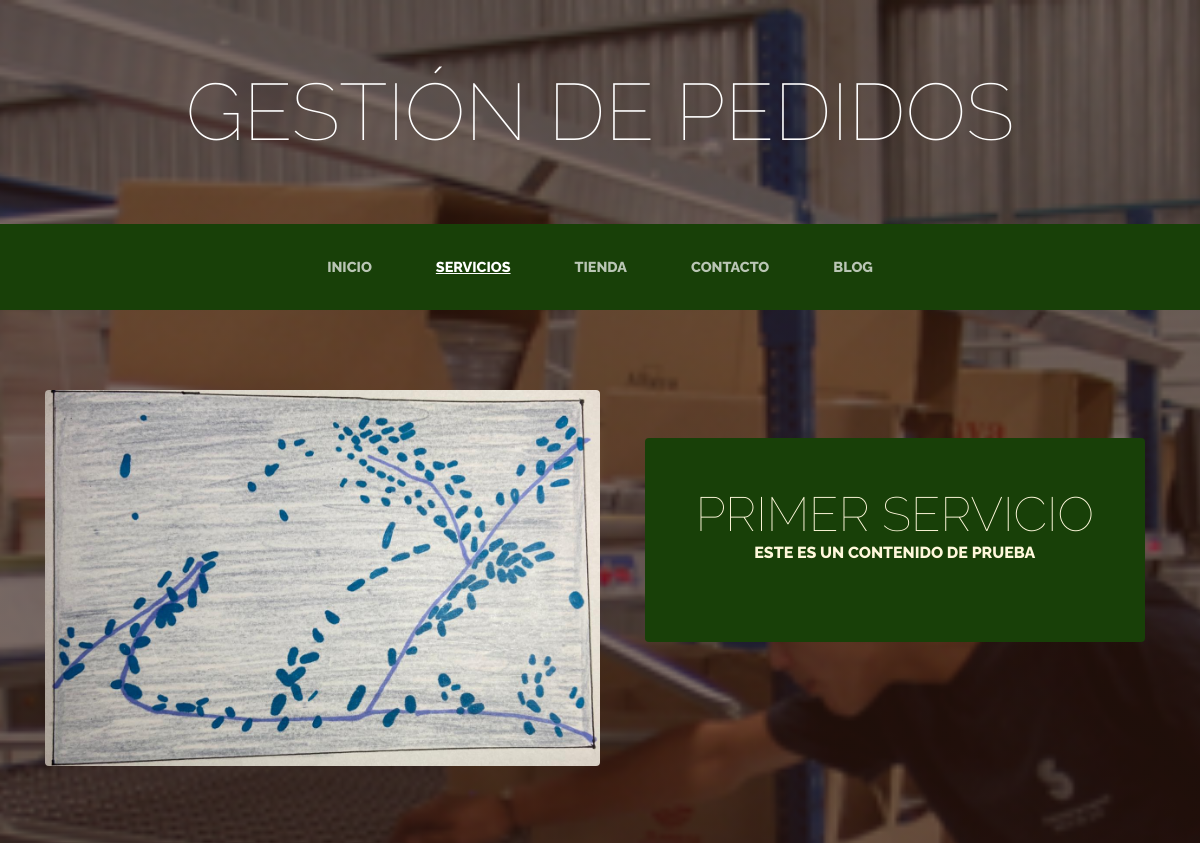
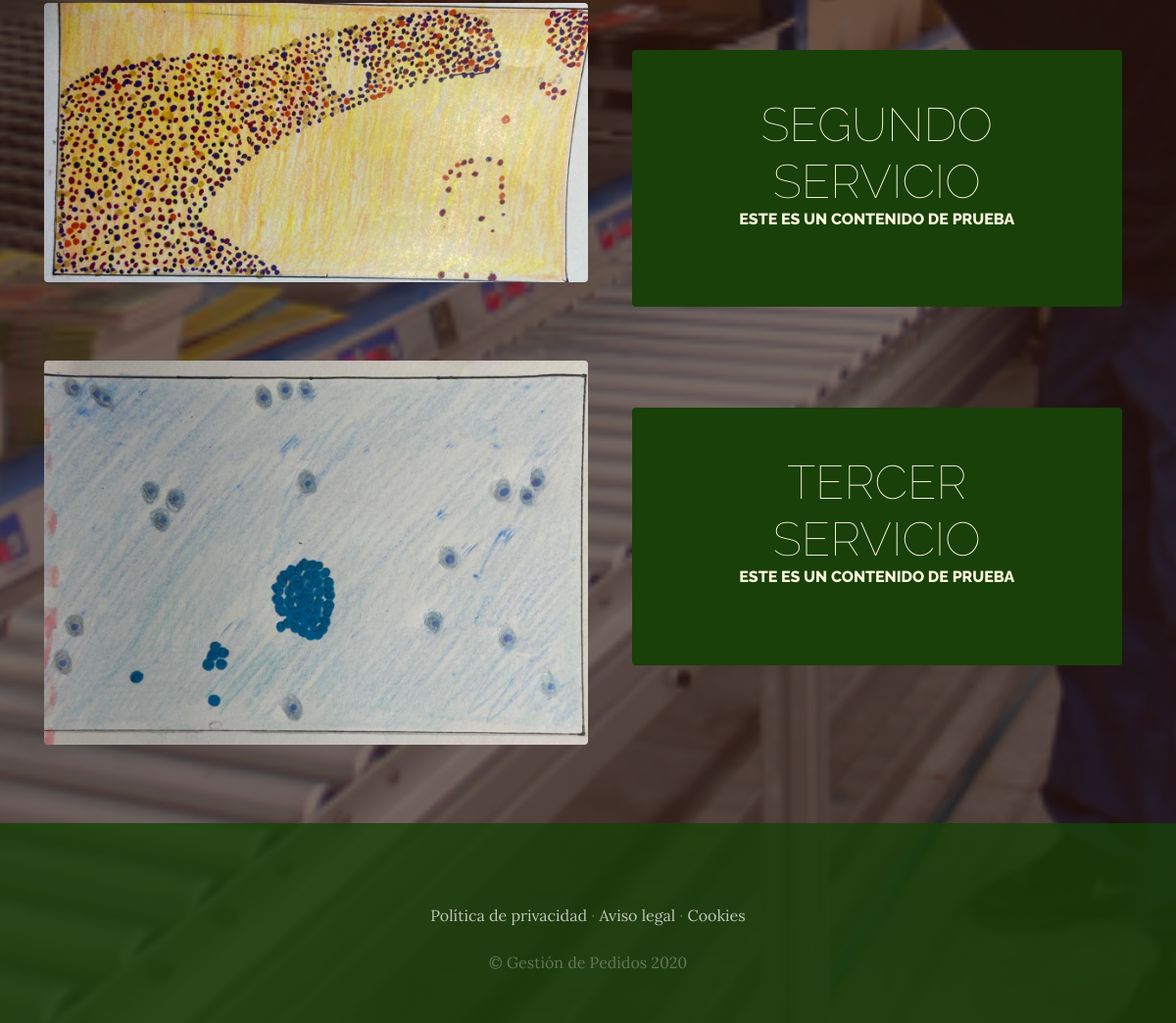
Page /services/ on the committed database (2 pictures, top to bottom).
### Services/models.py (models this page shows, shortened)
class Service(models.Model):
    title = models.CharField(max_length= 50)
    content = models.CharField(max_length= 50)
    image = models.ImageField(upload_to='services')
    created = models.DateTimeField(auto_now_add=True)
    updated = models.DateTimeField(auto_now_add=True)
    class Meta():
        verbose_name = 'servicio'
        verbose_name_plural = 'servicios'

### Services/views.py (the view)
# urls.py: path('', views.services, name='services'),
def services(request):
    services = Service.objects.all()
    return render(request, 'services/services.html',{"services": services})

### Services/templates/services/services.html
{% extends "ProjectWebApp/base.html"%}
{% load static  %}
{% block content %}
{% for service in services %}
    <section class="page-section clearfix">
        <div class="container">
          <div class="intro">
            <img class="intro-img img-fluid mb-3 mb-lg-0 rounded" src="{{service.image.url}}" alt="" style="width: 50%;">
            <div class="intro-text left-0 text-center bg-faded p-5 rounded">
              <h2 class="section-heading mb-4" >
                <span class="section-heading-lower">{{service.title}}</span>
                <span class="section-heading-upper">{{service.content}}</span>
              </h2>
            </div>
          </div>
        </div>
    </section>
{% endfor%}
{% endblock %}

### ProjectWebApp/templates/ProjectWebApp/base.html (shortened to what this page needs)
<html>
<head>
    {% load static  %}
    <link href="{% static 'ProjectWebApp/vendor/bootstrap/css/bootstrap.min.css' %}" rel="stylesheet">
    <link href="{% static 'ProjectWebApp/css/gestion.css' %}" rel="stylesheet">
</head>
<body>
    <h1 class="site-heading text-center text-white d-none d-lg-block">
        <span class="site-heading-lower">Gestión de Pedidos</span>
      </h1>
 <nav class="navbar navbar-expand-lg navbar-dark py-lg-4" id="mainNav">
    <div class="container">
      <div class="collapse navbar-collapse" id="navbarResponsive">
        <ul class="navbar-nav mx-auto">
          <li  class="nav-item {% if request.path == '/' %} active {% endif %} px-lg-4" >
            <a class="nav-link text-uppercase text-expanded" href="{% url 'home' %}">Inicio</a>
          </li>
          <li class="nav-item {% if request.path == '/services/' %} active {% endif %} px-lg-4">
            <a class="nav-link text-uppercase text-expanded" href="{% url 'services' %}">Servicios</a>
          </li>
          <li class="nav-item {% if request.path == '/store/' %} active {% endif %} px-lg-4">
            <a class="nav-link text-uppercase text-expanded" href="{% url 'store' %}">Tienda</a>
          </li>
          <li class="nav-item {% if request.path == '/contact/' %} active {% endif %} px-lg-4">
            <a class="nav-link text-uppercase text-expanded" href="{% url 'contact' %}">Contacto</a>
          </li>
          <li class="nav-item {% if request.path == '/blog/' %} active {% endif %} px-lg-4">
            <a class="nav-link text-uppercase text-expanded" href="{% url 'blog' %}">Blog</a>
          </li>
        </ul>
      </div>
    </div>
  </nav>
  {% block content%}
  {% endblock%}
    <footer class="footer text-faded text-center py-5">
      <div class="container">
        <p class="m-0 mbt">
        	<a href="sample.html" class="link">Política de privacidad</a> ·
        	<a href="sample.html" class="link">Aviso legal</a> ·
        	<a href="sample.html" class="link">Cookies</a>
		</p>
        <p class="m-0 mbt1">&copy; Gestión de Pedidos 2020</p>
      </div>
	</footer>
</body>
</html>

### ProjectWebApp/static/ProjectWebApp/css/gestion.css (style rules this page uses)
body { font-family: 'Lora'; background: linear-gradient(rgba(47, 23, 15, 0.65), rgba(47, 23, 15, 0.65)), url("../img/bg_main.jpg"); background-attachment: fixed; background-position: center; background-size: cover; }
h1, h2, h3, h4, h5, h6 { font-family: 'Raleway'; }
p { line-height: 1.75; }
.text-faded { color: rgba(255, 255, 255, 0.3); }
.site-heading { margin-top: 5rem; margin-bottom: 5rem; text-transform: uppercase; line-height: 1; font-family: 'Raleway'; }
.site-heading .site-heading-lower { font-size: 5rem; font-weight: 100; line-height: 4rem; }
.page-section { margin-top: 5rem; margin-bottom: 5rem; }
.section-heading { text-transform: uppercase; }
.section-heading .section-heading-upper { display: block; font-size: 1rem; font-weight: 800; padding-bottom:.5rem; }
.section-heading .section-heading-lower { display: block; font-size: 3rem; font-weight: 100; }
.bg-faded { background-color: rgba(255, 255, 255, 0.85); }
#mainNav { background-color: rgba(24, 64, 8); font-family: 'Raleway'; }
#mainNav .navbar-nav .nav-item .nav-link { color: rgba(255, 255, 255, 0.7); font-weight: 800; }
#mainNav .navbar-nav .nav-item.active .nav-link { color: #ffffff; text-decoration: underline; }
@media (min-width: 992px) { #mainNav .navbar-nav .nav-item .nav-link { font-size: 0.9rem; } }
.intro { position: relative; }
@media (min-width: 992px) { .intro .intro-img { width: 75%; float: left; } }
@media (min-width: 992px) { .intro .intro-text { left: 600; width: 60%; margin-top: 3rem; background-color: rgba(24, 64, 8); color: cornsilk; position: absolute; } }
@media (min-width: 1200px) { .intro .intro-text { width: 45%; } }
.footer { background-color: rgba(24, 64, 8, 0.8); }
.mbt { padding-top: 2rem; }
.mbt1 { padding-top: 1.25rem; }
a.link { color: rgba(255, 255, 255, 0.7); }

### rows in the picture
Service: image (picture), title "PRIMER SERVICIO", content "ESTE ES UN CONTENIDO DE PRUEBA"
Service: image (picture), title "SEGUNDO SERVICIO", content "ESTE ES UN CONTENIDO DE PRUEBA"
Service: image (picture), title "TERCER SERVICIO", content "ESTE ES UN CONTENIDO DE PRUEBA"
